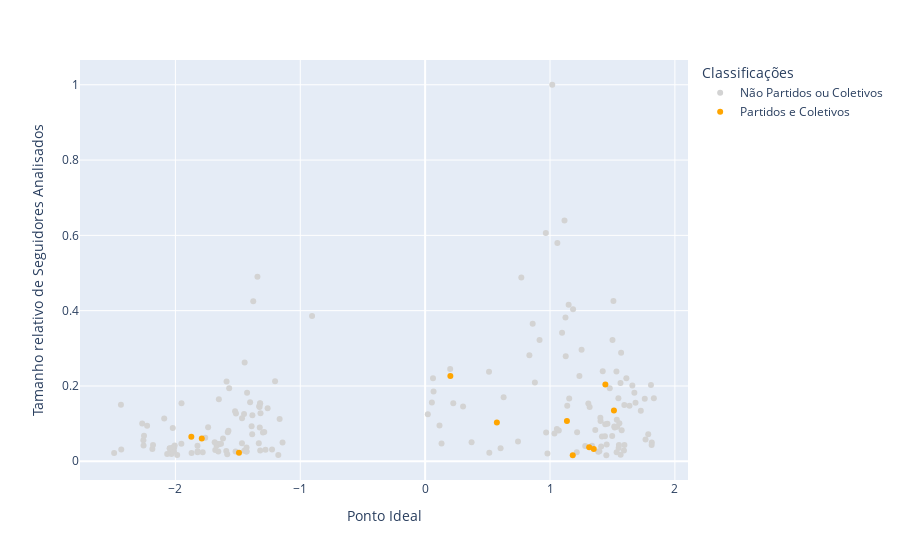

Notebook code cell kept with this figure:
### Code cell
fig = px.scatter(df, x="ponto_ideal", 
                 y="seguidores_analisados_rel", 
                 color="part_col_str",
                 color_discrete_sequence=['lightgrey', 'orange'],
                 hover_data=['nome', 'partido', 'profissoes'],
                 labels={'seguidores_analisados_rel':'Tamanho relativo de Seguidores Analisados', 
                         'ponto_ideal':'Ponto Ideal',
                         'posicao': 'Classificação',
                         'nome': 'Nome',
                         'partido': 'Partido',
                         'part_col_str': 'Classificações'})
fig.show()

### Figure 1 — Plotly figure (JSON) as saved in the notebook; plotly's stock layout.template omitted (floating-point values rounded to 4 significant figures; data arrays with more than 128 entries replaced by an {"elided": "..."} marker saying what was removed)
{"data": [{"customdata": {"elided": "173x3 str values"}, "hovertemplate": "Classificações=Não Partidos ou Coletivos<br>Ponto Ideal=%{x}<br>Tamanho relativo de Seguidores Analisados=%{y}<br>Nome=%{customdata[0]}<br>Partido=%{customdata[1]}<br>profissoes=%{customdata[2]}<extra></extra>", "legendgroup": "Não Partidos ou Coletivos", "marker": {"color": "lightgrey", "symbol": "circle"}, "mode": "markers", "name": "Não Partidos ou Coletivos", "orientation": "v", "showlegend": true, "type": "scatter", "x": {"elided": "173 float values"}, "xaxis": "x", "y": {"elided": "173 float values"}, "yaxis": "y"}, {"customdata": [["Direita Goiás", "", "coletivo, político"], ["Direita Minas", "", "coletivo, político"], ["Escola sem Partido", "", "coletivo, político"], ["MBC – Movimento Brasil Conservador", "", "coletivo, político"], ["Instituto Marielle Franco", "", "organização, negro"], ["Movimento Avança Brasil", "", "coletivo, político"], ["MBL - Movimento Brasil Livre", "", "coletivo, político"], ["Não Me Kahlo", "", "coletivo, mídia, feminista"], ["ONU Mulheres Brasil", "", "coletivo, mídia, feminista"], ["Partido Social Liberal - PSL", "", "partido, político"], ["Aliança pelo Brasil", "", "coletivo, político"]], "hovertemplate": "Classificações=Partidos e Coletivos<br>Ponto Ideal=%{x}<br>Tamanho relativo de Seguidores Analisados=%{y}<br>Nome=%{customdata[0]}<br>Partido=%{customdata[1]}<br>profissoes=%{customdata[2]}<extra></extra>", "legendgroup": "Partidos e Coletivos", "marker": {"color": "orange", "symbol": "circle"}, "mode": "markers", "name": "Partidos e Coletivos", "orientation": "v", "showlegend": true, "type": "scatter", "x": [1.182, 1.35, 1.135, 1.512, -1.789, 1.314, 0.202, -1.872, -1.491, 0.5744, 1.443], "xaxis": "x", "y": [0.016, 0.0323, 0.1067, 0.1351, 0.06033, 0.03747, 0.2267, 0.06543, 0.0224, 0.1032, 0.204], "yaxis": "y"}], "layout": {"legend": {"title": {"text": "Classificações"}, "tracegroupgap": 0}, "margin": {"t": 60}, "xaxis": {"anchor": "y", "domain": [0, 1], "title": {"text": "Ponto Ideal"}}, "yaxis": {"anchor": "x", "domain": [0, 1], "title": {"text": "Tamanho relativo de Seguidores Analisados"}}}}
